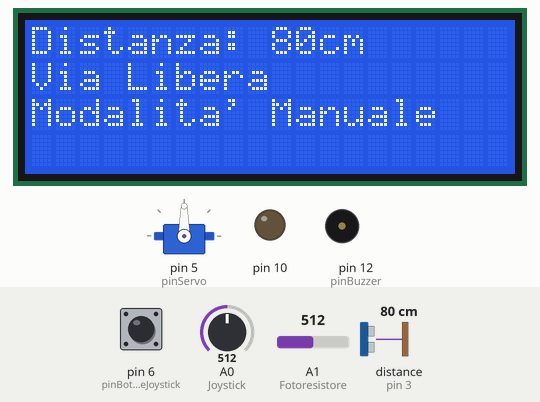
Recording of a sketch running on a simulated Arduino Uno, built with avr-gcc and run on an emulated ATmega328P. On the bench: 20×4 character LCD, servo, output pins drawn as LEDs (lit = HIGH), buzzer (waves = sounding, pin HIGH). Inputs (shaded band) come from the test bench; at power-on: pin 6 (pinBottoneJoystick) HIGH, distance to the obstacle (sensor on pin 3) 80 cm, A0 (Joystick) = 512, A1 (Fotoresistore) = 512. The echo pulse lasts 58.3 µs per cm.

Above: at 7.3 s.
7.4 s: pin 6 (pinBottoneJoystick) pulled LOW for 0.15 s
At 7.81 s:
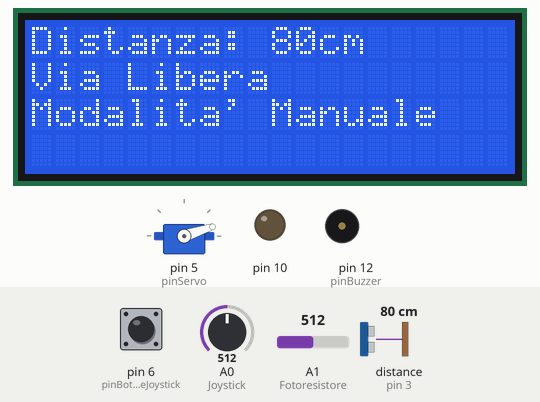
8.1 s: distance to the obstacle (sensor on pin 3) set to 2 cm
At 8.86 s:
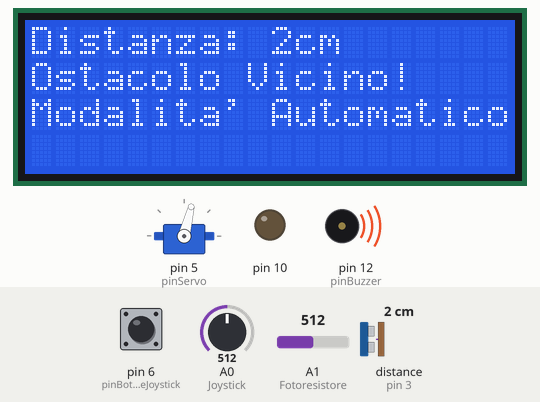
10.5 s: pin 6 (pinBottoneJoystick) pulled LOW for 1 s
At 12.7 s:
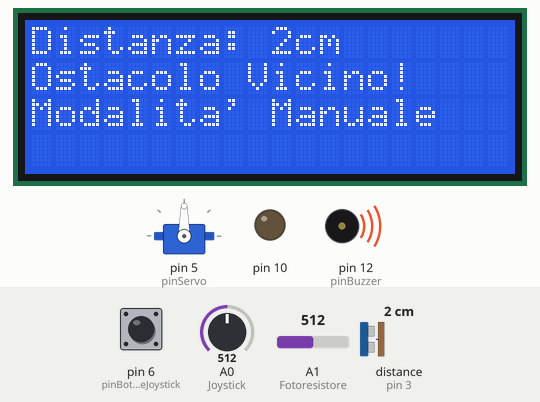
13.2 s: A0 (Joystick) set to 170
At 13.9 s:
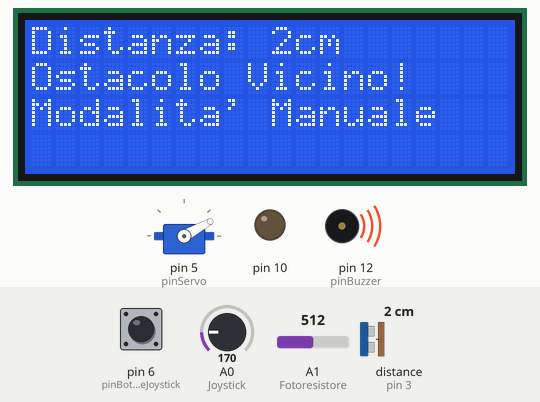
14.7 s: A0 (Joystick) set to 40
At 15.9 s:
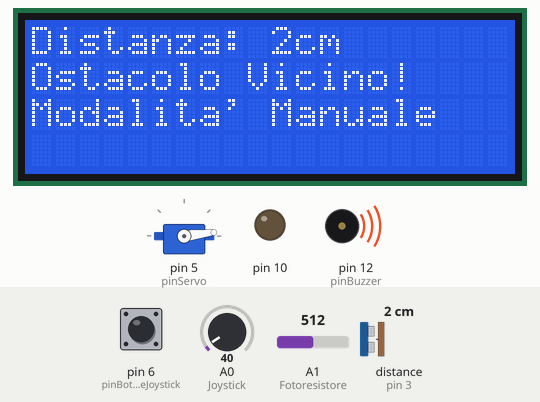
16.2 s: A0 (Joystick) set to 1023
At 17.3 s:
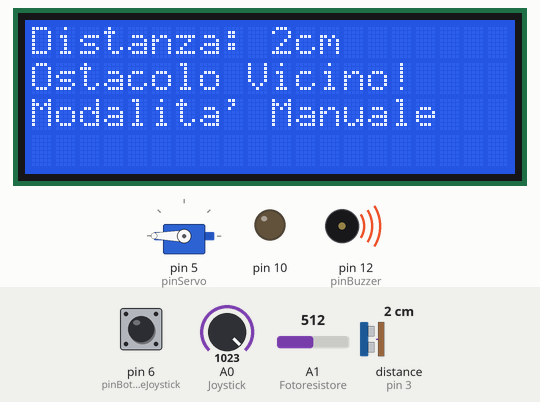
Timing chart, 0 to 18.7 s (numbered marks = the images above; inputs shaded):
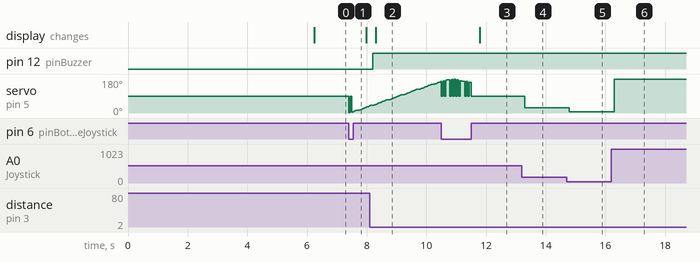

Measured:
- after the input at 7.4 s, servo on pin 5 (pinServo): ramps from 1° to 90° and jumps back, once every 0.10 s
- after the input at 8.1 s, pin 12 (pinBuzzer): LOW → HIGH after 0.10 s; the display: changes after 0.20 s (image 2)
- after the input at 10.5 s, the display: changes after 1.3 s (image 3)
- after the input at 13.2 s, servo on pin 5 (pinServo): 90° → 29° after 0.09 s
- after the input at 14.7 s, servo on pin 5 (pinServo): 29° → 7° after 0.09 s
- after the input at 16.2 s, servo on pin 5 (pinServo): 7° → 180° after 0.09 s

The sketch:

progetto_arduino_radar.ino
```cpp
#include <Servo.h>
#include "SR04.h"
#include <LiquidCrystal_I2C.h>

#define pinEcho 2
#define pinTrig 3
#define pinServo 5
#define pinBottoneJoystick 6
#define pinBuzzer 12
#define pinLed 13
#define Joystick A0
#define Fotoresistore A1
//#define SDA A4
//#define SCL A5

LiquidCrystal_I2C lcd(0x27, 16, 2);                                 //inizializzazione schermo lcd
SR04 sr04 = SR04(pinEcho, pinTrig);                                 //inizializzazione SH04
Servo servo;                                                        //inizializzazione Servo
long distanza;                                                      //variabile distanza dell'SH04
unsigned long Millisecondi_LCD = 0;                                 //variabile che misura i millisecondi per il conteggio dell'LCD
const long intervallo_LCD = 500;                                    //intervallo nell'aggiornamento dell'LCD
unsigned long tempo_attuale_LCD = 0;                                //variabile che contiene i millisecondi relativi all'LCD
unsigned long rimbalzo = 0;                                         //variabile che misura i millisecondi per il conteggio del servo
unsigned long intervallo_servo = 0;                                 //crea la variabile che misura l'intervallo di tempo del servo
unsigned long millisecondi_servo = 0;                               //variabile che registra i millisecondi per l'aggiornamento del servomotore
int ritardo_servo = 15;                                             //variabile che ha salvato il delay del servomotore
int stato = HIGH;                                                   //Lo stato del pulsante
int pos;                                                            //la posizione del servomotore in modalità manuale
int Angolo_servo = 0;                                               //angolo in cui il servo si muove
int stepServo = 1;                                                  //Passo del movimento automatico
int lettura;                                                        //variabile che legge la pressione del pulsante
int ritardo=50;                                                     //variabile che gestisce il rimbalzo del bottone
int luce;                                                           //variabile che salva la luminosità dell'ambiente

void segnalaDistanza(long distanza){
  lcd.setCursor(0, 1);
  if(distanza>10){                                                   //se la distanza >=10, allora non accade nulla
    lcd.print("Via Libera          ");
    digitalWrite(pinBuzzer, LOW);
  }
  else{                                                              //altrimenti accendi il buzzer e stampa un messaggio
    lcd.print("Ostacolo Vicino!    ");
    digitalWrite(pinBuzzer, HIGH);
  }
}

void stampaDistanza(){
  tempo_attuale_LCD = millis();                                     //intervallo di tempo del motore
  if(tempo_attuale_LCD - Millisecondi_LCD >= intervallo_LCD){       //se il tempo trascorso meno i millisecondi impostati superano l'intervallo, allora aggiorna lo schermo LCD
    Millisecondi_LCD = tempo_attuale_LCD;                           //aggiorna il tempo dello schermo LCD
    distanza = sr04.Distance();                                     //rileva la distanza del sensore
    lcd.print("Distanza: ");                                        //operazioni di output sullo schermo LCD
    lcd.setCursor(0, 0);
    lcd.setCursor(10, 0);
    lcd.print("      ");
    lcd.setCursor(10, 0);
    lcd.print(distanza);
    lcd.print("cm");
    segnalaDistanza(distanza);
    lcd.setCursor(0, 2);
    if(stato==HIGH){
      lcd.print("Modalita' Manuale   ");
    }
    else{
      lcd.print("Modalita' Automatico");
    }
    lcd.setCursor(0, 3);
    lcd.print("                    ");
  }
}

void motoreAutomatico() {
  millisecondi_servo = millis();                                    //registra il tempo relativo al servomotore
  if(millisecondi_servo - intervallo_servo >= ritardo_servo){       //se il tempo trascorso meno i millisecondi impostati superano l'intervallo, allora aggiorna la posizione del motore
    intervallo_servo = millisecondi_servo;                          //aggiorna il tempo del servo
    Angolo_servo += stepServo;                                      //aggiorna l'angolo del servo
    if(Angolo_servo >= 180 || Angolo_servo <= 0){                   //se l'angolo supera i limiti del motore, allora invertili per fare ripartire il motore
      stepServo = -stepServo;
    }
  servo.write(Angolo_servo);                                        //ruota il servo all'angolo impostato
  stampaDistanza();                                                //stampa a video la distanza ogni aggiornamento di posizione
  }
}

void controllaMotore() {
  pos = map(analogRead(Joystick), 0, 1023, 0, 180);                 //la variabile posizione può assumere solo valori da 0 a 180, quindi bisogna convertire la lettura analogica del jostick in quel valore usando questa funzione
  servo.write(pos);                                                 //ruota il servo all'angolo impostato
  stampaDistanza();                                                //stampa a video la distanza ogni aggiornamento di posizion
}

void rilevaLuce(){
  luce = map(analogRead(Fotoresistore), 0, 1023, 0, 100);           //rileva e converte la luce nella stanza
  if(luce < 50){                                                    //se la luce è maggiore di 50, allora attiva il led
    digitalWrite(pinLed, HIGH);
  }
  else{                                                             //altrimenti spegnilo
    digitalWrite(pinLed, LOW);
  }
}

void attivaLedAccensione(){                                         //funzione che attiva il led durante l'accensione
  for(int i=0; i<3; i++){                                           //il ciclo for lo viene ripetuto 3 volte
    digitalWrite(pinLed, HIGH);                                     //accendi il led per 1 secondo e poi spegnilo
    delay(1000);
    digitalWrite(pinLed, LOW);
    delay(1000);
  }
}

void setup() {
  lcd.init();                                                      //inizializza lo schermo LCD
  lcd.begin(20, 4);
  lcd.backlight();
  pinMode(pinBuzzer, OUTPUT);                                      //imposta i pin digitali in base alla loro funzione
  pinMode(pinBottoneJoystick, INPUT_PULLUP);
  pinMode(10, OUTPUT);
  servo.attach(pinServo);
  attivaLedAccensione();                                           //attiva il led per segnalare l'accensione del radar
}

void loop() {
  lettura = digitalRead(pinBottoneJoystick);                        //legge lo stato del pulstante del joystick
  if(lettura == LOW && (millis() - rimbalzo > ritardo)){            //se rileva un cambio di stato e registra un ritardo maggiore
    stato = !stato;                                                 //allora inverti lo stato
    rimbalzo = millis();                                            //e reimposta il rimbalzo
  }
  if (stato == LOW) {                                               //se lo stato è LOW, avvia il motore automatica
    motoreAutomatico();
  } else {                                                          //altrimenti attiva la modalità manuale
    controllaMotore();
  }
  rilevaLuce();                                                     //rileva la luce nella stanza
}
```
